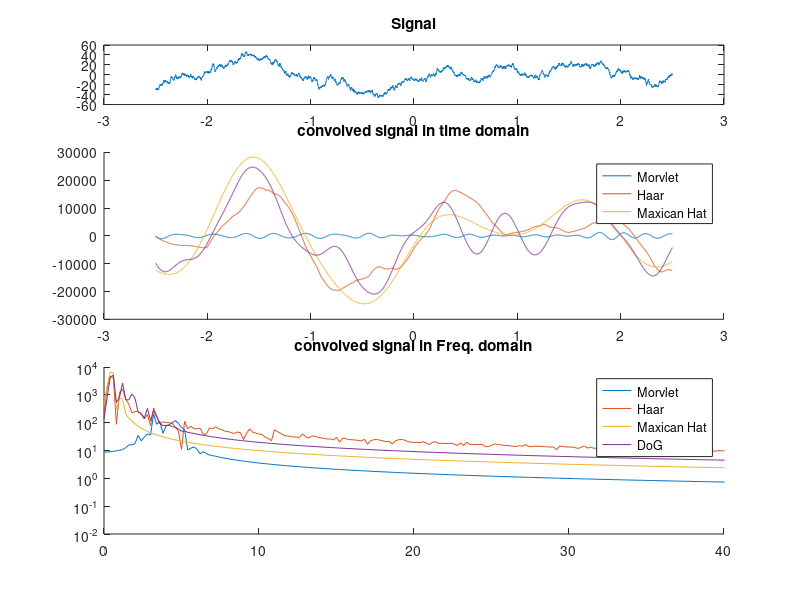

This chart was generated by the following MATLAB code:
clear, clf
%% wavelet convolution

% general simulation parameters
fs = 1024;
npnts = fs*5+1; %5 seconds (odd time vector for zero centered)

%centered time vector
timevec = (1:npnts)/fs;
timevec = timevec - mean(timevec);

%for pwr spectrum
hz = linspace(0,fs/2,floor(npnts/2)+1);

%% Morlet wavelet

%parameters
freq = 4; %peak freuency
csw = cos(2*pi*freq*timevec);%cosine wave
fwhm = .5; %(fwhm increase gardai herne--> wavelet in time domain is wider and in f domain,its narrower)
gaussian = exp( -(4*log(2)*timevec.^2) / (fwhm^2));%gaussian

morletWavelet = csw .* gaussian;

%amplitude spectrum 
morletWaveletPow = abs(fft(morletWavelet)/npnts);


%% Haar wavelet

HaarWavelet = zeros(npnts,1);
HaarWavelet(dsearchn(timevec',0):dsearchn(timevec',.5)) = 1;
HaarWavelet(dsearchn(timevec',.5):dsearchn(timevec',1-1/fs)) = -1;

%amplitude spectrum
HaarWaveletPow = abs(fft(HaarWavelet)/npnts);

%% Maxican hat Wavelet

%wavelet
s = .4;
MaxicanWavelet = (2/(sqrt(3*s)*pi^.25)) .* (1- (timevec.^2)/(s^2)) .* exp((-timevec.^2) ./ (2*s^2));

MaxicanWaveletPow = abs(fft(MaxicanWavelet)/npnts);



%% Difference of gaussian (DoG)
% approximation of Laplacian of Gaussian

%define sigmas
sPos = .1;
sNeg = .5; %wider shape in negative going gaussian

%create two gaussian
gaus1 = exp( (-timevec.^2) / (2*sPos^2)) / (sPos*sqrt(2*pi));
gaus2 = exp( (-timevec.^2) / (2*sNeg^2)) / (sNeg*sqrt(2*pi));

%difference
DoG = gaus1 - gaus2;

%amplitude spectrum
DoGPow = abs(fft(DoG)/npnts);

%% Convolve with random signal

%signal
signal = detrend(cumsum(randn(npnts,1)));

%convolve
morewav = conv(morletWavelet,signal,'same'); %order matters
haarwav = conv(HaarWavelet,signal,'same');
maxiwav = conv(MaxicanWavelet,signal,'same');
dogwav = conv(DoG,signal,'same');

%amplitude spectra
morewavX = abs(fft(morewav)/npnts);
haarwavX = abs(fft(haarwav)/npnts);
maxiwavX = abs(fft(maxiwav)/npnts);
DoGwavX = abs(fft(dogwav)/npnts);

%plot
figure(1),clf
subplot(5,1,1)
plot(timevec,signal)
title('Signal')

%convolved signal
subplot(5,1,2:3),hold on
plot(timevec, morewav)
plot(timevec, haarwav)
plot(timevec, maxiwav)
plot(timevec,dogwav)
legend({'Morvlet';'Haar';'Maxican Hat'})
title('convolved signal in time domain')


subplot(5,1,4:5),hold on
plot(hz, morewavX(1:length(hz)))
plot(hz, haarwavX(1:length(hz)))
plot(hz, maxiwavX(1:length(hz)))
plot(hz, DoGwavX(1:length(hz)))
legend({'Morvlet';'Haar';'Maxican Hat';'DoG'})
title('convolved signal in Freq. domain')
set(gca,'xlim',[0 40],'yscale','lo')









